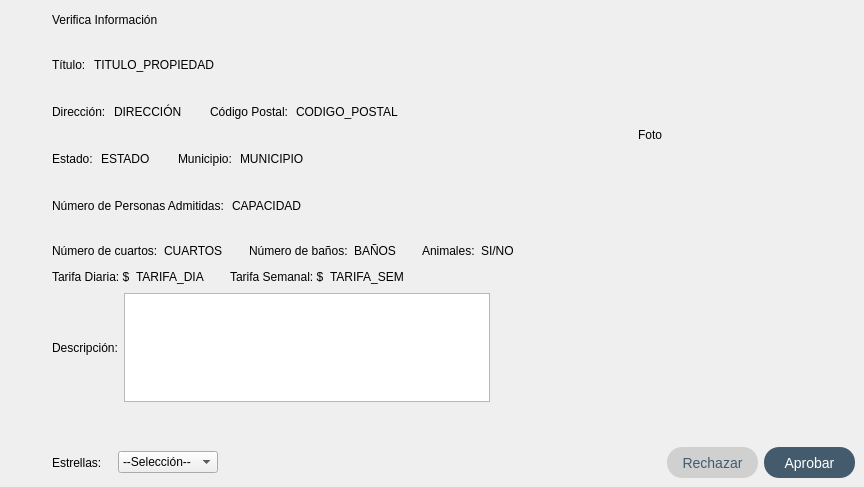
    <widget class="QWidget" name="VerificarInformacin">
     <property name="cursor">
      <cursorShape>PointingHandCursor</cursorShape>
     </property>
     <widget class="QWidget" name="layoutWidget">
      <property name="geometry">
       <rect>
        <x>14</x>
        <y>10</y>
        <width>841</width>
        <height>468</height>
       </rect>
      </property>
      <layout class="QHBoxLayout" name="horizontalLayout_39">
       <item>
        <layout class="QVBoxLayout" name="verticalLayout_11">
         <item>
          <widget class="QPushButton" name="btnback_Admin">
           <property name="minimumSize">
            <size>
             <width>32</width>
             <height>32</height>
            </size>
           </property>
           <property name="maximumSize">
            <size>
             <width>32</width>
             <height>32</height>
            </size>
           </property>
           <property name="styleSheet">
            <string notr="true">border:none;</string>
           </property>
           <property name="text">
            <string/>
           </property>
           <property name="icon">
            <iconset resource="icons.qrc">
             <normaloff>:/iconos/left-arrow.png</normaloff>:/iconos/left-arrow.png</iconset>
           </property>
           <property name="iconSize">
            <size>
             <width>32</width>
             <height>32</height>
            </size>
           </property>
          </widget>
         </item>
         <item>
          <spacer name="verticalSpacer_43">
           <property name="orientation">
            <enum>Qt::Vertical</enum>
           </property>
           <property name="sizeHint" stdset="0">
            <size>
             <width>20</width>
             <height>40</height>
            </size>
           </property>
          </spacer>
         </item>
        </layout>
       </item>
       <item>
        <layout class="QVBoxLayout" name="verticalLayout_12">
         <item>
          <layout class="QHBoxLayout" name="horizontalLayout_38">
           <item>
            <widget class="QLabel" name="label_23">
             <property name="styleSheet">
              <string notr="true">font: 20pt &quot;MS Shell Dlg 2&quot;;</string>
             </property>
             <property name="text">
              <string>Verifica Información</string>
             </property>
            </widget>
           </item>
           <item>
            <spacer name="horizontalSpacer_37">
             <property name="orientation">
              <enum>Qt::Horizontal</enum>
             </property>
             <property name="sizeHint" stdset="0">
              <size>
               <width>40</width>
               <height>20</height>
              </size>
             </property>
            </spacer>
           </item>
          </layout>
         </item>
         <item>
          <layout class="QVBoxLayout" name="verticalLayout_49">
           <item>
            <layout class="QVBoxLayout" name="verticalLayout_15">
             <item>
              <layout class="QHBoxLayout" name="horizontalLayout_26">
               <item>
                <layout class="QVBoxLayout" name="verticalLayout_16">
                 <property name="spacing">
                  <number>8</number>
                 </property>
                 <item>
                  <layout class="QHBoxLayout" name="horizontalLayout_28">
                   <item>
                    <layout class="QHBoxLayout" name="horizontalLayout_29">
                     <item>
                      <widget class="QLabel" name="label_12">
                       <property name="maximumSize">
                        <size>
                         <width>16777215</width>
                         <height>20</height>
                        </size>
                       </property>
                       <property name="text">
                        <string>Título:</string>
                       </property>
                      </widget>
                     </item>
                     <item>
                      <widget class="QLabel" name="lblTituloPropiedad">
                       <property name="maximumSize">
                        <size>
                         <width>16777215</width>
                         <height>20</height>
                        </size>
                       </property>
                       <property name="text">
                        <string>TITULO_PROPIEDAD</string>
                       </property>
                      </widget>
                     </item>
                    </layout>
                   </item>
                   <item>
                    <spacer name="horizontalSpacer_33">
                     <property name="orientation">
                      <enum>Qt::Horizontal</enum>
                     </property>
                     <property name="sizeHint" stdset="0">
                      <size>
                       <width>10</width>
                       <height>20</height>
                      </size>
                     </property>
                    </spacer>
                   </item>
                  </layout>
                 </item>
                 <item>
                  <layout class="QHBoxLayout" name="horizontalLayout_31">
                   <item>
                    <layout class="QHBoxLayout" name="horizontalLayout_32">
                     <item>
                      <widget class="QLabel" name="label_16">
                       <property name="maximumSize">
                        <size>
                         <width>16777215</width>
                         <height>20</height>
                        </size>
                       </property>
                       <property name="text">
                        <string>Dirección:</string>
                       </property>
                      </widget>
                     </item>
                     <item>
                      <widget class="QLabel" name="lblDireccion">
                       <property name="maximumSize">
                        <size>
                         <width>16777215</width>
                         <height>20</height>
                        </size>
                       </property>
                       <property name="text">
                        <string>DIRECCIÓN</string>
                       </property>
                      </widget>
                     </item>
                    </layout>
                   </item>
                   <item>
                    <spacer name="horizontalSpacer_34">
                     <property name="orientation">
                      <enum>Qt::Horizontal</enum>
                     </property>
                     <property name="sizeType">
                      <enum>QSizePolicy::Fixed</enum>
                     </property>
                     <property name="sizeHint" stdset="0">
                      <size>
                       <width>20</width>
                       <height>20</height>
                      </size>
                     </property>
                    </spacer>
                   </item>
                   <item>
                    <layout class="QHBoxLayout" name="horizontalLayout_33">
                     <item>
                      <widget class="QLabel" name="label_17">
                       <property name="minimumSize">
                        <size>
                         <width>0</width>
                         <height>0</height>
                        </size>
                       </property>
                       <property name="maximumSize">
                        <size>
                         <width>16777215</width>
                         <height>20</height>
                        </size>
                       </property>
                       <property name="text">
                        <string>Código Postal:</string>
                       </property>
                      </widget>
                     </item>
                     <item>
                      <widget class="QLabel" name="lblCP">
                       <property name="maximumSize">
                        <size>
                         <width>16777215</width>
                         <height>20</height>
                        </size>
                       </property>
                       <property name="text">
                        <string>CODIGO_POSTAL</string>
                       </property>
                      </widget>
                     </item>
                    </layout>
                   </item>
                   <item>
                    <spacer name="horizontalSpacer_35">
                     <property name="orientation">
                      <enum>Qt::Horizontal</enum>
                     </property>
                     <property name="sizeHint" stdset="0">
                      <size>
                       <width>40</width>
                       <height>20</height>
                      </size>
                     </property>
                    </spacer>
                   </item>
                  </layout>
                 </item>
                 <item>
                  <layout class="QHBoxLayout" name="horizontalLayout_18">
                   <item>
                    <layout class="QHBoxLayout" name="horizontalLayout_16">
                     <item>
                      <widget class="QLabel" name="label_14">
                       <property name="maximumSize">
                        <size>
                         <width>16777215</width>
                         <height>20</height>
                        </size>
                       </property>
                       <property name="text">
                        <string>Estado:</string>
                       </property>
                      </widget>
                     </item>
                     <item>
                      <widget class="QLabel" name="lblEstado">
                       <property name="maximumSize">
                        <size>
                         <width>16777215</width>
                         <height>20</height>
                        </size>
                       </property>
                       <property name="text">
                        <string>ESTADO</string>
                       </property>
                      </widget>
                     </item>
                    </layout>
                   </item>
                   <item>
                    <spacer name="horizontalSpacer_23">
                     <property name="orientation">
                      <enum>Qt::Horizontal</enum>
                     </property>
                     <property name="sizeType">
                      <enum>QSizePolicy::Fixed</enum>
                     </property>
                     <property name="sizeHint" stdset="0">
                      <size>
                       <width>20</width>
                       <height>20</height>
                      </size>
                     </property>
                    </spacer>
                   </item>
                   <item>
                    <layout class="QHBoxLayout" name="horizontalLayout_17">
                     <item>
                      <widget class="QLabel" name="label_42">
                       <property name="maximumSize">
                        <size>
                         <width>16777215</width>
                         <height>20</height>
                        </size>
                       </property>
                       <property name="text">
                        <string>Municipio:</string>
                       </property>
                      </widget>
                     </item>
                     <item>
                      <widget class="QLabel" name="lblMunicipio">
                       <property name="maximumSize">
                        <size>
                         <width>16777215</width>
                         <height>20</height>
                        </size>
                       </property>
                       <property name="text">
                        <string>MUNICIPIO</string>
                       </property>
                      </widget>
                     </item>
                    </layout>
                   </item>
                   <item>
                    <spacer name="horizontalSpacer_24">
                     <property name="orientation">
                      <enum>Qt::Horizontal</enum>
                     </property>
                     <property name="sizeHint" stdset="0">
                      <size>
                       <width>40</width>
                       <height>20</height>
                      </size>
                     </property>
                    </spacer>
                   </item>
                  </layout>
                 </item>
                 <item>
                  <layout class="QHBoxLayout" name="horizontalLayout_34">
                   <item>
                    <layout class="QHBoxLayout" name="horizontalLayout_35">
                     <item alignment="Qt::AlignLeft">
                      <widget class="QLabel" name="label_18">
                       <property name="sizePolicy">
                        <sizepolicy hsizetype="Preferred" vsizetype="Fixed">
                         <horstretch>0</horstretch>
                         <verstretch>0</verstretch>
                        </sizepolicy>
                       </property>
                       <property name="minimumSize">
                        <size>
                         <width>73</width>
                         <height>0</height>
                        </size>
                       </property>
                       <property name="maximumSize">
                        <size>
                         <width>16777215</width>
                         <height>20</height>
                        </size>
                       </property>
                       <property name="text">
                        <string>Número de Personas Admitidas:</string>
                       </property>
                      </widget>
                     </item>
                     <item>
                      <widget class="QLabel" name="lblPersonasAdmitidas">
                       <property name="sizePolicy">
                        <sizepolicy hsizetype="Preferred" vsizetype="Fixed">
                         <horstretch>0</horstretch>
                         <verstretch>0</verstretch>
                        </sizepolicy>
                       </property>
                       <property name="maximumSize">
                        <size>
                         <width>16777215</width>
                         <height>20</height>
                        </size>
                       </property>
                       <property name="text">
                        <string>CAPACIDAD</string>
                       </property>
                      </widget>
                     </item>
                    </layout>
                   </item>
                   <item>
                    <spacer name="horizontalSpacer_25">
                     <property name="orientation">
                      <enum>Qt::Horizontal</enum>
                     </property>
                     <property name="sizeType">
                      <enum>QSizePolicy::Expanding</enum>
                     </property>
                     <property name="sizeHint" stdset="0">
                      <size>
                       <width>40</width>
                       <height>20</height>
                      </size>
                     </property>
                    </spacer>
                   </item>
                  </layout>
                 </item>
                </layout>
               </item>
               <item>
                <layout class="QHBoxLayout" name="horizontalLayout_27"/>
               </item>
               <item>
                <spacer name="horizontalSpacer_41">
                 <property name="orientation">
                  <enum>Qt::Horizontal</enum>
                 </property>
                 <property name="sizeHint" stdset="0">
                  <size>
                   <width>28</width>
                   <height>199</height>
                  </size>
                 </property>
                </spacer>
               </item>
               <item>
                <widget class="QLabel" name="lblFoto_2">
                 <property name="minimumSize">
                  <size>
                   <width>120</width>
                   <height>120</height>
                  </size>
                 </property>
                 <property name="maximumSize">
                  <size>
                   <width>120</width>
                   <height>120</height>
                  </size>
                 </property>
                 <property name="text">
                  <string>Foto</string>
                 </property>
                 <property name="scaledContents">
                  <bool>true</bool>
                 </property>
                 <property name="alignment">
                  <set>Qt::AlignCenter</set>
                 </property>
                </widget>
               </item>
               <item>
                <spacer name="horizontalSpacer_42">
                 <property name="orientation">
                  <enum>Qt::Horizontal</enum>
                 </property>
                 <property name="sizeHint" stdset="0">
                  <size>
                   <width>48</width>
                   <height>199</height>
                  </size>
                 </property>
                </spacer>
               </item>
              </layout>
             </item>
             <item>
              <layout class="QHBoxLayout" name="horizontalLayout_25">
               <item>
                <layout class="QHBoxLayout" name="horizontalLayout_23">
                 <item>
                  <widget class="QLabel" name="label_44">
                   <property name="maximumSize">
                    <size>
                     <width>16777215</width>
                     <height>20</height>
                    </size>
                   </property>
                   <property name="text">
                    <string>Número de cuartos:</string>
                   </property>
                  </widget>
                 </item>
                 <item>
                  <widget class="QLabel" name="lblNumCuartos">
                   <property name="maximumSize">
                    <size>
                     <width>16777215</width>
                     <height>20</height>
                    </size>
                   </property>
                   <property name="text">
                    <string>CUARTOS</string>
                   </property>
                  </widget>
                 </item>
                </layout>
               </item>
               <item>
                <spacer name="horizontalSpacer_26">
                 <property name="orientation">
                  <enum>Qt::Horizontal</enum>
                 </property>
                 <property name="sizeType">
                  <enum>QSizePolicy::Fixed</enum>
                 </property>
                 <property name="sizeHint" stdset="0">
                  <size>
                   <width>20</width>
                   <height>20</height>
                  </size>
                 </property>
                </spacer>
               </item>
               <item>
                <layout class="QHBoxLayout" name="horizontalLayout_21">
                 <item>
                  <widget class="QLabel" name="label_19">
                   <property name="maximumSize">
                    <size>
                     <width>16777215</width>
                     <height>20</height>
                    </size>
                   </property>
                   <property name="text">
                    <string>Número de baños:</string>
                   </property>
                  </widget>
                 </item>
                 <item>
                  <widget class="QLabel" name="lblBanios">
                   <property name="maximumSize">
                    <size>
                     <width>16777215</width>
                     <height>20</height>
                    </size>
                   </property>
                   <property name="text">
                    <string>BAÑOS</string>
                   </property>
                  </widget>
                 </item>
                </layout>
               </item>
               <item>
                <spacer name="horizontalSpacer_28">
                 <property name="orientation">
                  <enum>Qt::Horizontal</enum>
                 </property>
                 <property name="sizeType">
                  <enum>QSizePolicy::Fixed</enum>
                 </property>
                 <property name="sizeHint" stdset="0">
                  <size>
                   <width>20</width>
                   <height>20</height>
                  </size>
                 </property>
                </spacer>
               </item>
               <item>
                <layout class="QHBoxLayout" name="horizontalLayout_22">
                 <item>
                  <widget class="QLabel" name="label_21">
                   <property name="maximumSize">
                    <size>
                     <width>16777215</width>
                     <height>20</height>
                    </size>
                   </property>
                   <property name="text">
                    <string>Animales:</string>
                   </property>
                  </widget>
                 </item>
                 <item>
                  <widget class="QLabel" name="lblAnimales">
                   <property name="maximumSize">
                    <size>
                     <width>16777215</width>
                     <height>20</height>
                    </size>
                   </property>
                   <property name="text">
                    <string>SI/NO</string>
                   </property>
                  </widget>
                 </item>
                </layout>
               </item>
               <item>
                <spacer name="horizontalSpacer_27">
                 <property name="orientation">
                  <enum>Qt::Horizontal</enum>
                 </property>
                 <property name="sizeHint" stdset="0">
                  <size>
                   <width>40</width>
                   <height>20</height>
                  </size>
                 </property>
                </spacer>
               </item>
              </layout>
             </item>
             <item>
              <layout class="QHBoxLayout" name="horizontalLayout_24">
               <item>
                <layout class="QHBoxLayout" name="horizontalLayout_19">
                 <item>
                  <widget class="QLabel" name="label_45">
                   <property name="maximumSize">
                    <size>
                     <width>16777215</width>
                     <height>20</height>
                    </size>
                   </property>
                   <property name="text">
                    <string>Tarifa Diaria: $</string>
                   </property>
                  </widget>
                 </item>
                 <item>
                  <widget class="QLabel" name="lblTarifaDia">
                   <property name="maximumSize">
                    <size>
                     <width>16777215</width>
                     <height>20</height>
                    </size>
                   </property>
                   <property name="text">
                    <string>TARIFA_DIA</string>
                   </property>
                  </widget>
                 </item>
                </layout>
               </item>
               <item>
                <spacer name="horizontalSpacer_22">
                 <property name="orientation">
                  <enum>Qt::Horizontal</enum>
                 </property>
                 <property name="sizeType">
                  <enum>QSizePolicy::Fixed</enum>
                 </property>
                 <property name="sizeHint" stdset="0">
                  <size>
                   <width>20</width>
                   <height>20</height>
                  </size>
                 </property>
                </spacer>
               </item>
               <item>
                <layout class="QHBoxLayout" name="horizontalLayout_20">
                 <item>
                  <widget class="QLabel" name="label_43">
                   <property name="maximumSize">
                    <size>
                     <width>16777215</width>
                     <height>20</height>
                    </size>
                   </property>
                   <property name="text">
                    <string>Tarifa Semanal: $</string>
                   </property>
                  </widget>
                 </item>
                 <item>
                  <widget class="QLabel" name="lblTarifaSem">
                   <property name="minimumSize">
                    <size>
                     <width>0</width>
                     <height>20</height>
                    </size>
                   </property>
                   <property name="maximumSize">
                    <size>
                     <width>16777215</width>
                     <height>20</height>
                    </size>
                   </property>
                   <property name="text">
                    <string>TARIFA_SEM</string>
                   </property>
                  </widget>
                 </item>
                </layout>
               </item>
               <item>
                <spacer name="horizontalSpacer_40">
                 <property name="orientation">
                  <enum>Qt::Horizontal</enum>
                 </property>
                 <property name="sizeHint" stdset="0">
                  <size>
                   <width>40</width>
                   <height>20</height>
                  </size>
                 </property>
                </spacer>
               </item>
              </layout>
             </item>
            </layout>
           </item>
           <item>
            <layout class="QVBoxLayout" name="verticalLayout_10">
             <item>
              <layout class="QHBoxLayout" name="horizontalLayout_40">
               <item>
                <widget class="QLabel" name="label_22">
                 <property name="maximumSize">
                  <size>
                   <width>16777215</width>
                   <height>25</height>
                  </size>
                 </property>
                 <property name="text">
                  <string>Descripción:</string>
                 </property>
                </widget>
               </item>
               <item>
                <widget class="QPlainTextEdit" name="PTDescripcion">
                 <property name="maximumSize">
                  <size>
                   <width>16777215</width>
                   <height>130</height>
                  </size>
                 </property>
                </widget>
               </item>
               <item>
                <spacer name="horizontalSpacer_43">
                 <property name="orientation">
                  <enum>Qt::Horizontal</enum>
                 </property>
                 <property name="sizeType">
                  <enum>QSizePolicy::Expanding</enum>
                 </property>
                 <property name="sizeHint" stdset="0">
                  <size>
                   <width>40</width>
                   <height>20</height>
                  </size>
                 </property>
                </spacer>
               </item>
              </layout>
             </item>
             <item>
              <spacer name="verticalSpacer_42">
               <property name="orientation">
                <enum>Qt::Vertical</enum>
               </property>
               <property name="sizeHint" stdset="0">
                <size>
                 <width>20</width>
                 <height>40</height>
                </size>
               </property>
              </spacer>
             </item>
             <item>
              <spacer name="verticalSpacer">
               <property name="orientation">
                <enum>Qt::Vertical</enum>
               </property>
               <property name="sizeHint" stdset="0">
                <size>
                 <width>20</width>
                 <height>40</height>
                </size>
               </property>
              </spacer>
             </item>
            </layout>
           </item>
          </layout>
         </item>
         <item>
          <layout class="QHBoxLayout" name="horizontalLayout_37">
           <item alignment="Qt::AlignLeft">
            <widget class="QLabel" name="label_20">
             <property name="minimumSize">
              <size>
               <width>60</width>
               <height>0</height>
              </size>
             </property>
             <property name="maximumSize">
              <size>
               <width>60</width>
               <height>16777215</height>
              </size>
             </property>
             <property name="text">
              <string>Estrellas:</string>
             </property>
            </widget>
           </item>
           <item>
            <widget class="QComboBox" name="comboBox">
             <item>
              <property name="text">
               <string>--Selección--</string>
              </property>
             </item>
             <item>
              <property name="text">
               <string>1</string>
              </property>
             </item>
             <item>
              <property name="text">
               <string>1.5</string>
              </property>
             </item>
             <item>
              <property name="text">
               <string>2</string>
              </property>
             </item>
             <item>
              <property name="text">
               <string>2.5</string>
              </property>
             </item>
             <item>
              <property name="text">
               <string>3</string>
              </property>
             </item>
             <item>
              <property name="text">
               <string>3.5</string>
              </property>
             </item>
             <item>
              <property name="text">
               <string>4</string>
              </property>
             </item>
             <item>
              <property name="text">
               <string>4.5</string>
              </property>
             </item>
             <item>
              <property name="text">
               <string>5</string>
              </property>
             </item>
            </widget>
           </item>
           <item>
            <spacer name="horizontalSpacer_29">
             <property name="orientation">
              <enum>Qt::Horizontal</enum>
             </property>
             <property name="sizeHint" stdset="0">
              <size>
               <width>40</width>
               <height>20</height>
              </size>
             </property>
            </spacer>
           </item>
           <item>
            <layout class="QHBoxLayout" name="horizontalLayout_30">
             <item>
              <widget class="QPushButton" name="btnRechazar">
               <property name="minimumSize">
                <size>
                 <width>91</width>
                 <height>31</height>
                </size>
               </property>
               <property name="styleSheet">
                <string notr="true">background-color: rgb(208, 208, 208);
  border: 0;
  border-radius: 15px;
  height: 35px;
  max-width: 280px;
color:#435B6C ;
font-size:14px;
</string>
               </property>
               <property name="text">
                <string>Rechazar</string>
               </property>
              </widget>
             </item>
             <item>
              <widget class="QPushButton" name="btnAprobar">
               <property name="minimumSize">
                <size>
                 <width>91</width>
                 <height>31</height>
                </size>
               </property>
               <property name="styleSheet">
                <string notr="true">background-color: #435B6C;
  border: 0;
  border-radius: 15px;
  height: 35px;
  max-width: 280px;
color: white;
font-size:14px;
</string>
               </property>
               <property name="text">
                <string>Aprobar</string>
               </property>
              </widget>
             </item>
            </layout>
           </item>
          </layout>
         </item>
        </layout>
       </item>
      </layout>
     </widget>
    </widget>
